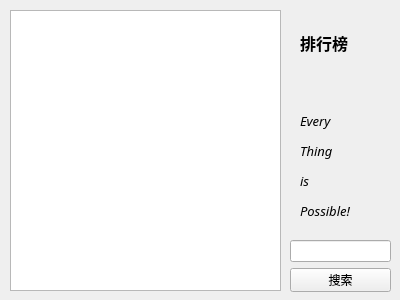
<?xml version="1.0" encoding="UTF-8"?>
<ui version="4.0">
 <class>Form</class>
 <widget class="QWidget" name="Form">
  <property name="geometry">
   <rect>
    <x>0</x>
    <y>0</y>
    <width>400</width>
    <height>300</height>
   </rect>
  </property>
  <property name="windowTitle">
   <string>Form</string>
  </property>
  <widget class="QTableView" name="tableView">
   <property name="geometry">
    <rect>
     <x>10</x>
     <y>10</y>
     <width>271</width>
     <height>281</height>
    </rect>
   </property>
  </widget>
  <widget class="QLabel" name="label">
   <property name="geometry">
    <rect>
     <x>300</x>
     <y>30</y>
     <width>71</width>
     <height>191</height>
    </rect>
   </property>
   <property name="font">
    <font>
     <family>Ark Pixel 12px monospaced zh_cn</family>
    </font>
   </property>
   <property name="text">
    <string>&lt;html&gt;&lt;head/&gt;&lt;body&gt;&lt;p&gt;&lt;span style=&quot; font-size:12pt; font-weight:700;&quot;&gt;排行榜&lt;/span&gt;&lt;/p&gt;&lt;p&gt;&lt;br/&gt;&lt;/p&gt;&lt;p&gt;&lt;span style=&quot; font-size:10pt; font-style:italic;&quot;&gt;Every&lt;/span&gt;&lt;/p&gt;&lt;p&gt;&lt;span style=&quot; font-size:10pt; font-style:italic;&quot;&gt;Thing&lt;/span&gt;&lt;/p&gt;&lt;p&gt;&lt;span style=&quot; font-size:10pt; font-style:italic;&quot;&gt;is&lt;/span&gt;&lt;/p&gt;&lt;p&gt;&lt;span style=&quot; font-size:10pt; font-style:italic;&quot;&gt;Possible!&lt;/span&gt;&lt;/p&gt;&lt;/body&gt;&lt;/html&gt;</string>
   </property>
  </widget>
  <widget class="QWidget" name="">
   <property name="geometry">
    <rect>
     <x>290</x>
     <y>240</y>
     <width>101</width>
     <height>52</height>
    </rect>
   </property>
   <layout class="QVBoxLayout" name="verticalLayout">
    <item>
     <widget class="QLineEdit" name="lineEdit"/>
    </item>
    <item>
     <widget class="QPushButton" name="pushButton">
      <property name="text">
       <string>搜索</string>
      </property>
     </widget>
    </item>
   </layout>
  </widget>
 </widget>
 <resources/>
 <connections/>
</ui>
